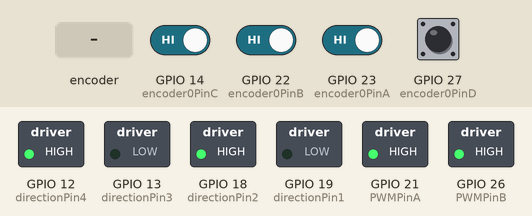
Recording of a sketch running on a simulated ESP32. On the bench: switched loads named in the sketch (green lamp = pin HIGH). The inputs (shaded band) are chosen by the test bench; at power-on: GPIO 14 (encoder0PinC), GPIO 22 (encoder0PinB), GPIO 23 (encoder0PinA), GPIO 27 (encoder0PinD) HIGH. What the sketch prints to the serial monitor is not drawn.

Above: at 1.2 s.
1.3 s: GPIO 27 (encoder0PinD) pulsed LOW 5 times (0.12 s each, 0.3 s apart)
5.8 s: rotary encoder on GPIO 23 (encoder0PinA) / GPIO 22 (encoder0PinB) turned 2 steps (second pin leading)
9.2 s: GPIO 27 (encoder0PinD) driven LOW
Timing chart, 0 to 12.2 s (numbered marks = the images above; inputs shaded):
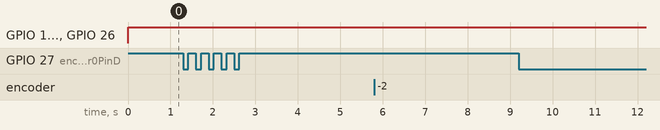

The sketch:

Encoder_Reading_Change_2_Motor_ESP32_PID.ino
```cpp
// Arduino Nano
//#define PWMPin 9
//#define directionPin1 6 // in2
//#define directionPin2 7 // in1

//#define encoder0PinA 3 // c2
//#define encoder0PinB 2 // c1

// ESP-32
#define PWMPinA 21
#define PWMPinB 26

#define directionPin1 19  // in2
#define directionPin2 18  // in1

#define directionPin3 13  // in2
#define directionPin4 12  // in1

#define encoder0PinA 23  // c2
#define encoder0PinB 22  // c1

#define encoder0PinC 14  // c2
#define encoder0PinD 27  // c1

unsigned long currentMillis;
unsigned long previousMillis;

volatile long encoder0Pos = 0;    // encoder 1
volatile long encoder1Pos = 0;    // encoder 1

int PWMValue = 0;
int motorDirection = 0;

//Target values - Also called as setpoint!
int targetPosition = 1320; // 1 rotation only -- quadrate encoder cpr = 11 x 4 = 44 and then output shaft cpr = 44 x 30 (gear ratio) = 1320 (This is equivalent to 1320 cpr of encoder to 1 revolution of output shaft)
//int targetPosition = 2640; // 1 rotation only -- quadrate encoder cpr = 11 x 4 = 44 and then output shaft cpr = 44 x 30 (gear ratio) = 2640 x 2 (This is equivalent to 2640 cpr of encoder to 2 revolution of output shaft)

//Measured values
volatile float motorPosition = 0; //position based on the encoder
float previousMotorPosition = -1; //helps to keep track of changes (useful for the display update)

//PID parameters - tuned by the user
float proportional = 1.5; //1.35; //k_p = 0.5
float integral = 0.00005; //k_i = 3
float derivative = 0.01; //k_d = 1
float controlSignal = 0; //u - Also called as process variable (PV)

//PID-related
float previousTime = 0; //for calculating delta t
float previousError = 0; //for calculating the derivative (edot)
float errorIntegral = 0; //integral error
float currentTime = 0; //time in the moment of calculation
float deltaTime = 0; //time difference
float errorValue = 0; //error
float edot = 0; //derivative (de/dt)

//Statuses of the DT and CLK pins on the encoder
int CLKNow;
int CLKPrevious;
int DTNow;
int DTPrevious;

void setup() {
  Serial.begin(57600);
  pinMode(PWMPinA, OUTPUT);
  pinMode(directionPin1, OUTPUT);
  pinMode(directionPin2, OUTPUT);

  pinMode(PWMPinB, OUTPUT);
  pinMode(directionPin3, OUTPUT);
  pinMode(directionPin4, OUTPUT);

  pinMode(encoder0PinA, INPUT_PULLUP);
  pinMode(encoder0PinB, INPUT_PULLUP);

  pinMode(encoder0PinC, INPUT_PULLUP);
  pinMode(encoder0PinD, INPUT_PULLUP);

  attachInterrupt(digitalPinToInterrupt(encoder0PinA), doEncoderA, CHANGE);
  attachInterrupt(digitalPinToInterrupt(encoder0PinB), doEncoderB, CHANGE);

  attachInterrupt(digitalPinToInterrupt(encoder0PinC), doEncoderC, CHANGE);
  attachInterrupt(digitalPinToInterrupt(encoder0PinD), doEncoderD, CHANGE);

  //Set initial rotation direction
  digitalWrite(directionPin1, LOW);
  digitalWrite(directionPin2, LOW);

  digitalWrite(directionPin3, LOW);
  digitalWrite(directionPin4, LOW);
}

void loop() {

   calculatedPID();
   driveMotor();

//  currentMillis = millis();   // bookmark the time
//  if (currentMillis - previousMillis >= 10) {  // start timed loop for everything else
//         previousMillis = currentMillis;
//           Serial.print(encoder0Pos);
//           Serial.print(",");
//           Serial.println(targetPosition);
//  }
}

void driveMotor()
{
  // Motor Direction
  if (controlSignal < 0) // negative value: CCW
  {
    motorDirection = -1;
  }

  else if (controlSignal > 0) // positive value: CW
  {
    motorDirection = 1;
  }

  else{ // STOP
    motorDirection = 0;
  }

  // Motor Speed
  PWMValue = (int)fabs(controlSignal); //PWM values cannot be negative and have to be integers

  if (PWMValue > 255){
    PWMValue = 255;
  }

  if (PWMValue < 30 && errorValue !=0)
  {
    PWMValue = 30;
  }

   if (motorDirection == -1) //-1 == CCW
  {
    digitalWrite(directionPin1, LOW);
    digitalWrite(directionPin2, HIGH);
    digitalWrite(directionPin3, LOW);
    digitalWrite(directionPin4, HIGH);
  }

   else if (motorDirection == 1) // == 1, CW
  {
    digitalWrite(directionPin1, HIGH);
    digitalWrite(directionPin2, LOW);
    digitalWrite(directionPin3, HIGH);
    digitalWrite(directionPin4, LOW);
  }

   else // == 0, stop/break
  {
    digitalWrite(directionPin1, LOW);
    digitalWrite(directionPin2, LOW);
    digitalWrite(directionPin3, LOW);
    digitalWrite(directionPin4, LOW);
    PWMValue = 0;
  }

  //Then we set the motor speed
  analogWrite(PWMPinA, PWMValue);
  analogWrite(PWMPinB, PWMValue);

  Serial.print(encoder0Pos);
  Serial.print(",");
  Serial.print(encoder1Pos);
  Serial.print(",");
  Serial.print(targetPosition);
  Serial.print(",");
  Serial.print(PWMValue);
  Serial.print(",");
  Serial.print(errorValue);
  Serial.println();
}

void calculatedPID()
{
  //Determining the elapsed time
  currentTime = micros(); //current time
  deltaTime = (currentTime - previousTime) / 1000000.0; //time difference in seconds
  previousTime = currentTime; //save the current time for the next iteration to get the time difference

  errorValue = encoder0Pos - targetPosition; //Current position - target position (or setpoint)
  edot = (errorValue - previousError) / deltaTime; //edot = de/dt - derivative term

  errorIntegral = errorIntegral + (errorValue * deltaTime); //integral term - Newton-Leibniz, notice, this is a running sum!

  controlSignal = (proportional * errorValue) + (derivative * edot) + (integral * errorIntegral); //final sum, proportional term also calculated here

  previousError = errorValue; //save the error for the next iteration to get the difference (for edot)
}

////////////////////////////////////////////////////////////////////////////////////////////////////////
void doEncoderA(){

  // look for a low-to-high on channel A
  if (digitalRead(encoder0PinA) == HIGH) {
    // check channel B to see which way encoder is turning
    if (digitalRead(encoder0PinB) == LOW) {
      encoder0Pos = encoder0Pos + 1; // CW
    }
    else {
      encoder0Pos = encoder0Pos - 1; // CCW
    }
  }
  else   // must be a high-to-low edge on channel A
  {
    // check channel B to see which way encoder is turning
    if (digitalRead(encoder0PinB) == HIGH) {
      encoder0Pos = encoder0Pos + 1; // CW
    }
    else {
      encoder0Pos = encoder0Pos - 1; // CCW
    }
  }
}

void doEncoderB(){

  // look for a low-to-high on channel B
  if (digitalRead(encoder0PinB) == HIGH) {
   // check channel A to see which way encoder is turning
    if (digitalRead(encoder0PinA) == HIGH) {
      encoder0Pos = encoder0Pos + 1; // CW
    }
    else {
      encoder0Pos = encoder0Pos - 1; // CCW
    }
  }
  // Look for a high-to-low on channel B
  else {
    // check channel B to see which way encoder is turning
    if (digitalRead(encoder0PinA) == LOW) {
      encoder0Pos = encoder0Pos + 1; // CW
    }
    else {
      encoder0Pos = encoder0Pos - 1; // CCW
    }
  }
}

////////////////////////////////////////////////////////////////////////////////////////////////////////
void doEncoderC(){

  // look for a low-to-high on channel A
  if (digitalRead(encoder0PinC) == HIGH) {
    // check channel B to see which way encoder is turning
    if (digitalRead(encoder0PinD) == LOW) {
      encoder1Pos = encoder1Pos + 1; // CW
    }
    else {
      encoder1Pos = encoder1Pos - 1; // CCW
    }
  }
  else   // must be a high-to-low edge on channel A
  {
    // check channel B to see which way encoder is turning
    if (digitalRead(encoder0PinD) == HIGH) {
      encoder1Pos = encoder1Pos + 1; // CW
    }
    else {
      encoder1Pos = encoder1Pos - 1; // CCW
    }
  }
}

void doEncoderD(){

  // look for a low-to-high on channel B
  if (digitalRead(encoder0PinD) == HIGH) {
   // check channel A to see which way encoder is turning
    if (digitalRead(encoder0PinC) == HIGH) {
      encoder1Pos = encoder1Pos + 1; // CW
    }
    else {
      encoder1Pos = encoder1Pos - 1; // CCW
    }
  }
  // Look for a high-to-low on channel B
  else {
    // check channel B to see which way encoder is turning
    if (digitalRead(encoder0PinC) == LOW) {
      encoder1Pos = encoder1Pos + 1; // CW
    }
    else {
      encoder1Pos = encoder1Pos - 1; // CCW
    }
  }
}
```
